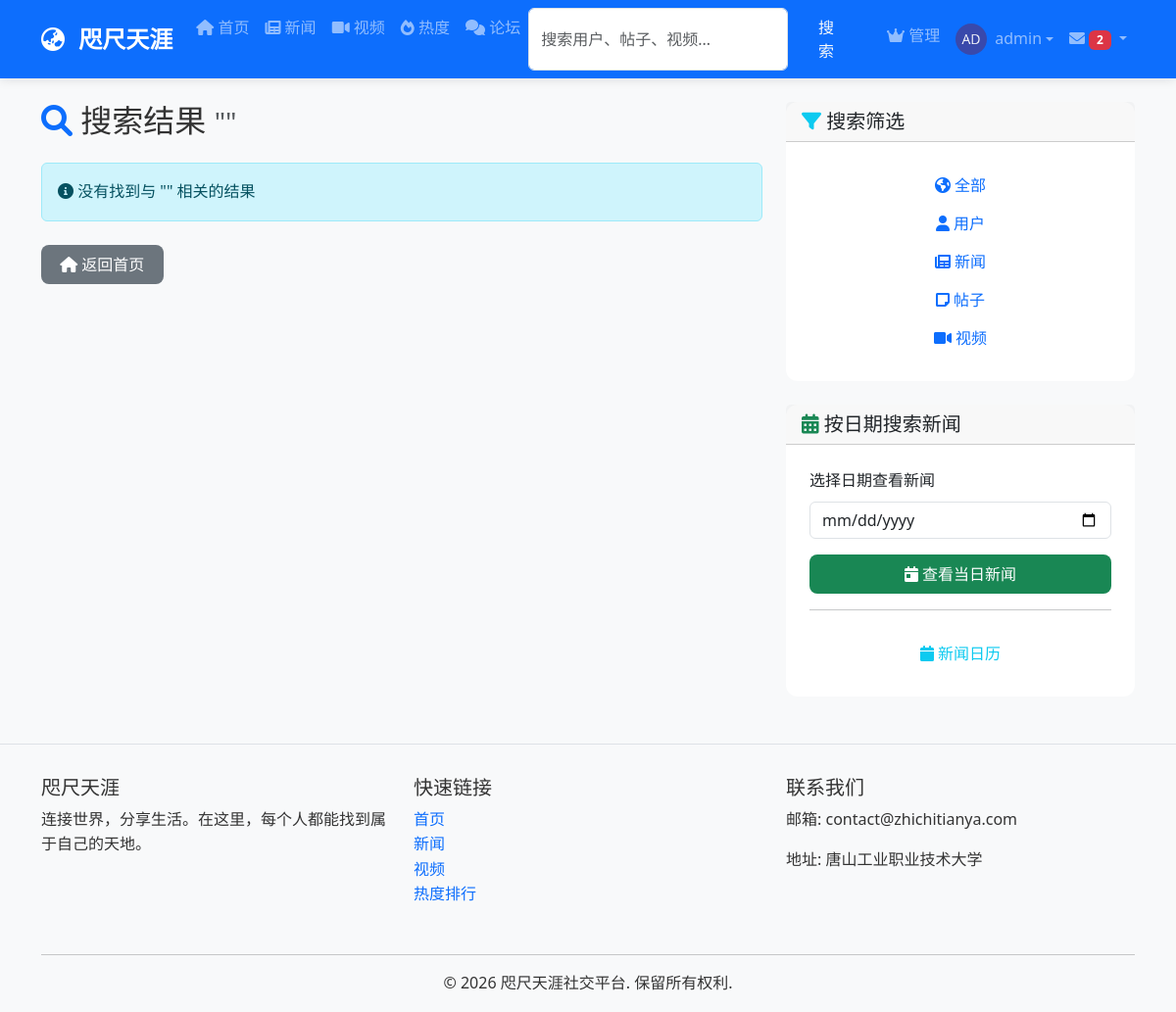
The page /search (signed in) on the database its author committed.
### models/__init__.py (models this page shows, shortened)
class User(UserMixin, db.Model):
    __tablename__ = 'users'
    id = db.Column(db.Integer, primary_key=True)
    username = db.Column(db.String(80), unique=True, nullable=False)
    email = db.Column(db.String(120), unique=True, nullable=False)
    password_hash = db.Column(db.String(120), nullable=False)
    avatar = db.Column(db.String(200), default='default_avatar.png')
    bio = db.Column(db.Text, default='')
    location = db.Column(db.String(100))
    website = db.Column(db.String(200))
    is_active = db.Column(db.Boolean, default=True)  # 用户是否被封禁
    is_banned = db.Column(db.Boolean, default=False)  # 是否被完全封禁
    can_post = db.Column(db.Boolean, default=True)    # 是否可以发帖
    can_video = db.Column(db.Boolean, default=True)   # 是否可以发视频
    can_comment = db.Column(db.Boolean, default=True)  # 是否可以评论
    is_admin = db.Column(db.Boolean, default=False)   # 是否为管理员
    join_date = db.Column(FlexibleDateTime, default=datetime.now)
    last_seen = db.Column(FlexibleDateTime, default=datetime.now)
    posts = db.relationship('Post', backref='author',
                            lazy=True, foreign_keys='Post.author_id')
    videos = db.relationship('Video', backref='uploader',
                             lazy=True, foreign_keys='Video.uploader_id')
    comments = db.relationship(
        'Comment', lazy=True, foreign_keys='Comment.author_id')
    sent_messages = db.relationship(
        'Message', backref='sender', lazy=True, foreign_keys='Message.sender_id')
    received_messages = db.relationship(
        'Message', backref='recipient', lazy=True, foreign_keys='Message.recipient_id')
    followers = db.relationship(
        'User', secondary='follows',
        primaryjoin='(Follows.followed_id == User.id)',  # 被关注的人
        secondaryjoin='(Follows.follower_id == User.id)',  # 关注者
        backref=db.backref('followed', lazy='dynamic'),
        lazy='dynamic'
    )
    post_likes = db.relationship('PostLike', backref='user', lazy=True)
    video_likes = db.relationship('VideoLike', backref='user', lazy=True)
    def unread_messages_count(self):
        return Message.query.filter_by(
            recipient_id=self.id,
            is_read=False
        ).count()

### app.py (the view)
@app.route('/search')
def search():
    query = request.args.get('q', '')
    if query:
        users = User.query.filter(User.username.contains(query)).all()
        posts = Post.query.filter(Post.title.contains(
            query) | Post.content.contains(query)).all()
        videos = Video.query.filter(Video.title.contains(
            query) | Video.description.contains(query)).all()
        results = []
        for user in users:
            results.append({'type': 'user', 'data': user,
                           'display_name': user.username})
        for post in posts:
            results.append({'type': 'post', 'data': post,
                           'display_name': post.title})
        for video in videos:
            results.append({'type': 'video', 'data': video,
                           'display_name': video.title})
    else:
        results = []
    return render_template('search_results.html', results=results, query=query)

### templates/search_results.html (shortened to what this page needs)
{% extends "base.html" %} {% block title %}搜索结果 - 咫尺天涯{% endblock %} {%
block content %}
<div class="container mt-4">
  <div class="row">
    <div class="col-lg-8">
      <h2 class="mb-4">
        <i class="fas fa-search text-primary"></i> 搜索结果
        <small class="text-muted">"{{ query }}"</small>
      </h2>
      {% if results %}
      <div class="alert alert-info">找到 {{ results|length }} 个相关结果</div>
      {% for result in results %}
      <div class="card mb-3">
        <div class="card-body">
          {% if result.type == 'user' %}
          <h5 class="card-title">
            <i class="fas fa-user text-primary"></i>
            <a
              href="{{ url_for('profile', username=result.data.username) }}"
              class="text-decoration-none"
            >
              {{ result.display_name }}
            </a>
          </h5>
          <p class="card-text text-muted">{{ result.detail }}</p>
          {% elif result.type == 'news' %}
          <div class="row g-0">
            {% if result.data.image_url %}
            <div class="col-md-3">
              <img
                src="{{ result.data.image_url }}"
                class="img-fluid rounded"
                style="max-height: 120px; object-fit: cover"
                alt="{{ result.data.title }}"
              />
            </div>
            <div class="col-md-9">
              {% else %}
              <div class="col-md-12">
                {% endif %}
                <h5 class="card-title">
                  <i class="fas fa-newspaper text-danger"></i>
                  <a
                    href="{{ url_for('news_detail', news_id=result.data.id) }}"
                    class="text-decoration-none"
                  >
                    {{ result.display_name }}
                  </a>
                </h5>
                <p class="card-text text-muted">{{ result.detail }}</p>
                {% if result.data.summary %}
                <p class="card-text">{{ result.data.summary }}</p>
                {% endif %}
              </div>
            </div>
            {% elif result.type == 'post' %}
            <h5 class="card-title">
              <i class="fas fa-sticky-note text-info"></i>
              <a
                href="{{ url_for('post_detail', post_id=result.data.id) }}"
                class="text-decoration-none"
              >
                {{ result.display_name }}
              </a>
            </h5>
            <p class="card-text text-muted">{{ result.detail }}</p>
            {% if result.data.content %}
            <p class="card-text">
              {{ result.data.content[:100] }}{% if result.data.content|length >
              100 %}...{% endif %}
            </p>
            {% endif %} {% elif result.type == 'video' %}
            <h5 class="card-title">
              <i class="fas fa-video text-warning"></i>
              <a
                href="{{ url_for('video_detail', video_id=result.data.id) }}"
                class="text-decoration-none"
              >
                {{ result.display_name }}
              </a>
            </h5>
            <p class="card-text text-muted">{{ result.detail }}</p>
            {% if result.data.description %}
            <p class="card-text">
              {{ result.data.description[:100] }}{% if
              result.data.description|length > 100 %}...{% endif %}
            </p>
            {% endif %} {% endif %}
          </div>
        </div>
        {% endfor %} {% else %}
        <div class="alert alert-info">
          <i class="fas fa-info-circle"></i> 没有找到与 "{{ query }}" 相关的结果
        </div>
        {% endif %}
        <div class="mt-4">
          <a href="{{ url_for('index') }}" class="btn btn-secondary">
            <i class="fas fa-home"></i> 返回首页
          </a>
        </div>
      </div>
      <div class="col-lg-4">
        <div class="card mb-4">
          <div class="card-header">
            <h5 class="mb-0">
              <i class="fas fa-filter text-info"></i> 搜索筛选
            </h5>
          </div>
          <div class="card-body">
            <div class="btn-group-vertical w-100" role="group">
              <a
                href="{{ url_for('search', q=query, type='all') }}"
                class="btn {% if search_type == 'all' %}btn-primary active{% else %}btn-outline-primary{% endif %}"
              >
                <i class="fas fa-globe-americas"></i> 全部
              </a>
              <a
                href="{{ url_for('search', q=query, type='user') }}"
                class="btn {% if search_type == 'user' %}btn-primary active{% else %}btn-outline-primary{% endif %}"
              >
                <i class="fas fa-user"></i> 用户
              </a>
              <a
                href="{{ url_for('search', q=query, type='news') }}"
                class="btn {% if search_type == 'news' %}btn-primary active{% else %}btn-outline-primary{% endif %}"
              >
                <i class="fas fa-newspaper"></i> 新闻
              </a>
              <a
                href="{{ url_for('search', q=query, type='post') }}"
                class="btn {% if search_type == 'post' %}btn-primary active{% else %}btn-outline-primary{% endif %}"
              >
                <i class="fas fa-sticky-note"></i> 帖子
              </a>
              <a
                href="{{ url_for('search', q=query, type='video') }}"
                class="btn {% if search_type == 'video' %}btn-primary active{% else %}btn-outline-primary{% endif %}"
              >
                <i class="fas fa-video"></i> 视频
              </a>
            </div>
          </div>
        </div>
        <div class="card">
          <div class="card-header">
            <h5 class="mb-0">
              <i class="fas fa-calendar-alt text-success"></i> 按日期搜索新闻
            </h5>
          </div>
          <div class="card-body">
            <form action="{{ url_for('calendar') }}" method="get">
              <div class="mb-3">
                <label for="search-date" class="form-label"
                  >选择日期查看新闻</label
                >
                <input
                  type="date"
                  class="form-control"
                  id="search-date"
                  name="date"
                  value="{{ today.strftime('%Y-%m-%d') if today else '' }}"
                />
              </div>
              <button type="submit" class="btn btn-success w-100">
                <i class="fas fa-calendar-day"></i> 查看当日新闻
              </button>
            </form>
            <hr />
            <a
              href="{{ url_for('calendar') }}"
              class="btn btn-outline-info w-100 mt-2"
            >
              <i class="fas fa-calendar"></i> 新闻日历
            </a>
          </div>
        </div>
      </div>
    </div>
  </div>
  {% endblock %}

### templates/base.html (shortened to what this page needs)
<!DOCTYPE html>
<html lang="zh-CN">
  <head>
    <link
      href="{{ url_for('static', filename='css/bootstrap.min.css') }}"
      rel="stylesheet"
    />
    <link
      rel="stylesheet"
      href="{{ url_for('static', filename='css/style.css') }}"
    />
    <link
      rel="stylesheet"
      href="https://cdnjs.cloudflare.com/ajax/libs/font-awesome/6.0.0/css/all.min.css"
    />
  </head>
  <body>
    <nav class="navbar navbar-expand-lg navbar-dark bg-primary sticky-top">
      <div class="container">
        <a class="navbar-brand" href="{{ url_for('index') }}">
          <i class="fas fa-globe-asia me-2"></i> 咫尺天涯
        </a>
        <div class="collapse navbar-collapse" id="navbarNav">
          <ul class="navbar-nav me-auto">
            <li class="nav-item">
              <a class="nav-link" href="{{ url_for('index') }}"
                ><i class="fas fa-home"></i> 首页</a
              >
            </li>
            <li class="nav-item">
              <a class="nav-link" href="{{ url_for('news') }}"
                ><i class="fas fa-newspaper"></i> 新闻</a
              >
            </li>
            <li class="nav-item">
              <a class="nav-link" href="{{ url_for('videos') }}"
                ><i class="fas fa-video"></i> 视频</a
              >
            </li>
            <li class="nav-item">
              <a class="nav-link" href="{{ url_for('trending') }}"
                ><i class="fas fa-fire"></i> 热度</a
              >
            </li>
            <li class="nav-item">
              <a class="nav-link" href="{{ url_for('forum') }}"
                ><i class="fas fa-comments"></i> 论坛</a
              >
            </li>
            <li class="nav-item">
              <form
                class="d-flex"
                action="{{ url_for('search') }}"
                method="get"
              >
                <input
                  class="form-control me-2"
                  type="search"
                  name="q"
                  placeholder="搜索用户、帖子、视频..."
                  aria-label="Search"
                />
                <button class="btn btn-outline-light" type="submit">
                  搜索
                </button>
              </form>
            </li>
          </ul>
          <ul class="navbar-nav ms-auto">
            {% if current_user.is_authenticated %} {% if current_user.is_admin
            %}
            <li class="nav-item">
              <a class="nav-link" href="{{ url_for('admin') }}"
                ><i class="fas fa-crown"></i> 管理</a
              >
            </li>
            {% endif %}
            <li class="nav-item dropdown">
              <a
                class="nav-link dropdown-toggle d-flex align-items-center"
                href="#"
                id="navbarDropdown"
                role="button"
                data-bs-toggle="dropdown"
              >
                <img
                  src="{{ get_avatar_url(current_user.avatar) }}"
                  class="user-avatar-sm me-2"
                  alt="头像"
                />
                {{ current_user.username }}
              </a>
            </li>
            {% endif %}
          </ul>
          {% if current_user.is_authenticated %}
          <ul class="navbar-nav">
            <li class="nav-item dropdown">
              <a
                class="nav-link dropdown-toggle"
                href="#"
                id="messagesDropdown"
                role="button"
                data-bs-toggle="dropdown"
                aria-expanded="false"
              >
                <i class="fas fa-envelope"></i>
                {% if current_user.unread_messages_count() > 0 %}
                <span class="badge bg-danger"
                  >{{ current_user.unread_messages_count() }}</span
                >
                {% endif %}
              </a>
                {% set unread_messages = [] %} {% for msg in
                current_user.received_messages %} {% if not msg.is_read %} {% if
                unread_messages|length < 5 %} {% set _ =
                unread_messages.append(msg) %} {% endif %} {% endif %} {% endfor
                %}
            </li>
          </ul>
          {% endif %}
        </div>
      </div>
    </nav>
    <main>{% block content %}{% endblock %}</main>
    <footer class="footer mt-5 py-4 bg-light">
      <div class="container">
        <div class="row">
          <div class="col-md-4 mb-3">
            <h5>咫尺天涯</h5>
            <p>连接世界，分享生活。在这里，每个人都能找到属于自己的天地。</p>
          </div>
          <div class="col-md-4 mb-3">
            <h5>快速链接</h5>
            <ul class="list-unstyled">
              <li>
                <a href="{{ url_for('index') }}" class="text-decoration-none"
                  >首页</a
                >
              </li>
              <li>
                <a href="{{ url_for('news') }}" class="text-decoration-none"
                  >新闻</a
                >
              </li>
              <li>
                <a href="{{ url_for('videos') }}" class="text-decoration-none"
                  >视频</a
                >
              </li>
              <li>
                <a href="{{ url_for('trending') }}" class="text-decoration-none"
                  >热度排行</a
                >
              </li>
            </ul>
          </div>
          <div class="col-md-4 mb-3">
            <h5>联系我们</h5>
            <p>邮箱: contact@zhichitianya.com</p>
            <p>地址: 唐山工业职业技术大学</p>
          </div>
        </div>
        <hr />
        <div class="text-center">
          <p class="mb-0">&copy; 2026 咫尺天涯社交平台. 保留所有权利.</p>
        </div>
      </div>
    </footer>
  </body>
</html>

### rows shown on the page
User: avatar (picture), username "admin"

### other values the page prints
{{ current_user.unread_messages_count() }} "2"
